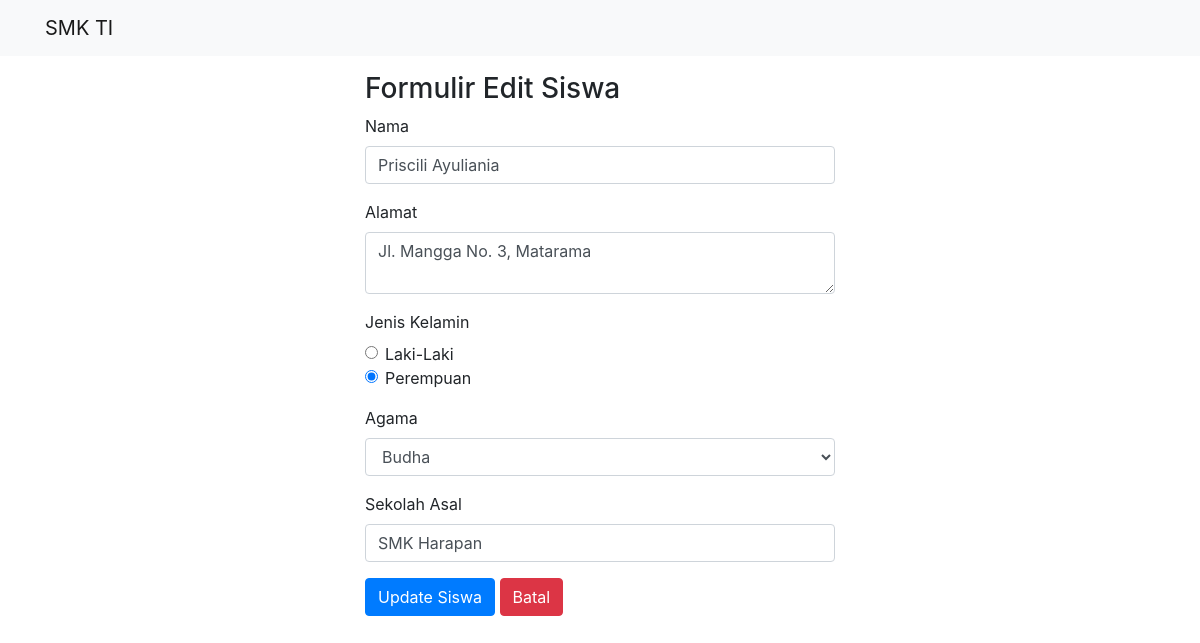
The app's page /form-edit.php?id=1 with its own data.
### tables this page shows
CREATE TABLE `calon_siswa` (
  `id` int(11) NOT NULL,
  `nama` varchar(64) NOT NULL,
  `alamat` varchar(255) NOT NULL,
  `jenis_kelamin` varchar(16) NOT NULL,
  `agama` varchar(16) NOT NULL,
  `sekolah_asal` varchar(64) NOT NULL
);

### form-edit.php (the view, shortened to what this page needs)
<?php
include("config.php");
$id = $_GET['id'];
$sql = "SELECT * FROM calon_siswa WHERE id=$id";
$query = mysqli_query($db, $sql);
$siswa = mysqli_fetch_assoc($query);
?>
<?php
	require "layout/header.php";
?>
<div class="container mt-3 col-lg-5">
	<header>
		<h3>Formulir Edit Siswa</h3>
	</header>
	<form action="proses-edit.php" method="POST">
		<div class="form-group">
			<label for="nama">Nama</label>
			<input type="text" name="nama" class="form-control" value="<?php echo $siswa['nama'] ?>" />
		</div>
		<div class="form-group">
			<label for="alamat">Alamat</label>
			<textarea class="form-control" name="alamat"><?php echo $siswa['alamat'] ?></textarea>
		</div>
		<div class="form-group">
			<label for="jenis_kelamin">Jenis Kelamin</label>
			<?php $jk = $siswa['jenis_kelamin']; ?>
			<div class="form-check">
			  <input class="form-check-input" type="radio" name="jenis_kelamin" id="laki-laki" value="laki-laki" <?php echo ($jk == 'laki-laki') ? "checked": "" ?>>
			  <label class="form-check-label" for="laki-laki">
			    Laki-Laki
			  </label>
			</div>
			<div class="form-check">
			  <input class="form-check-input" type="radio" name="jenis_kelamin" id="perempuan" value="perempuan" <?php echo ($jk == 'perempuan') ? "checked": "" ?>>
			  <label class="form-check-label" for="perempuan">
			    Perempuan
			  </label>
			</div>
		</div>
		<div class="form-group">
			<label for="agama">Agama</label>
			<?php $agama = $siswa['agama']; ?>
			<select class="form-control" name="agama">
				<option <?php echo ($agama == 'Budha') ? "selected": "" ?>>Budha</option>
			</select>
		</div>
		<div class="form-group">
			<label for="sekolah_asal">Sekolah Asal</label>
			<input type="text" name="sekolah_asal" class="form-control" value="<?php echo $siswa['sekolah_asal'] ?>" />
		</div>
		<input type="submit" class="btn btn-primary" value="Update Siswa" name="simpan" />
		<a href="list-siswa.php" class="btn btn-danger">Batal</a>
	</form>
</div>
</body>
</html>

### records on screen
calon_siswa: nama "Priscili Ayuliania", alamat "Jl. Mangga No. 3, Matarama", jenis_kelamin "☐ Laki-Laki", jenis_kelamin "☑ Perempuan", agama "Budha", sekolah_asal "SMK Harapan"
